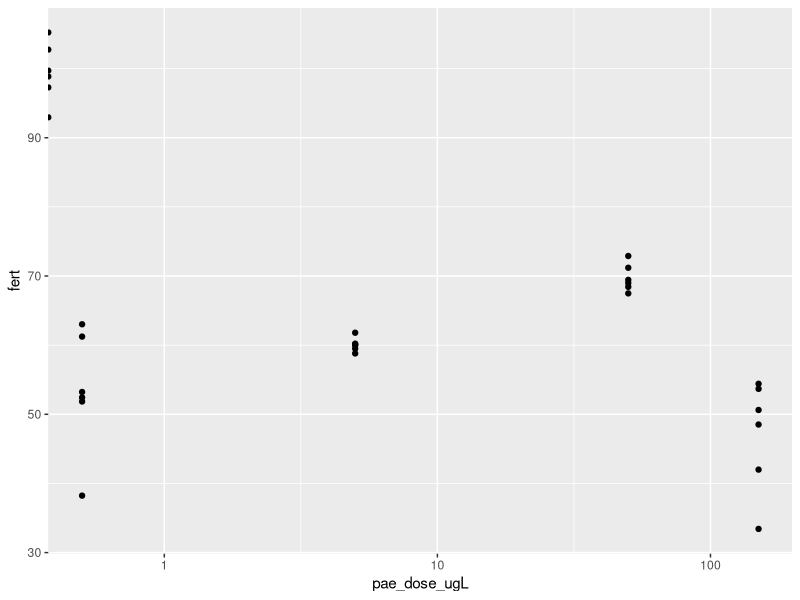

Generate this figure with R:

# load packages
library(tidyverse)
library(ggplot2)
install.packages("viridis")
library(viridis)

# set working directory
setwd("C:/Users/ssdon/OneDrive/Documents/himb-summer22")

# practice plotting
n <- 6

pae_dose_ugL <- c(rep(0, n), 
                  rep(0.5, n),
                  rep(5, n),
                  rep(50, n),
                  rep(150, n)
)

fert <- c(rnorm(n=n, mean=100, sd=4), 
          rnorm(n=n, mean=50, sd=9),
          rnorm(n=n, mean=60, sd=1),
          rnorm(n=n, mean=70, sd=2),
          rnorm(n=n, mean=40, sd=6)
)

df <- data.frame(pae_dose_ugL,fert)


ggplot(df, aes(x=pae_dose_ugL, y=fert)) +
  geom_point() +
  scale_x_continuous(trans='log10')

